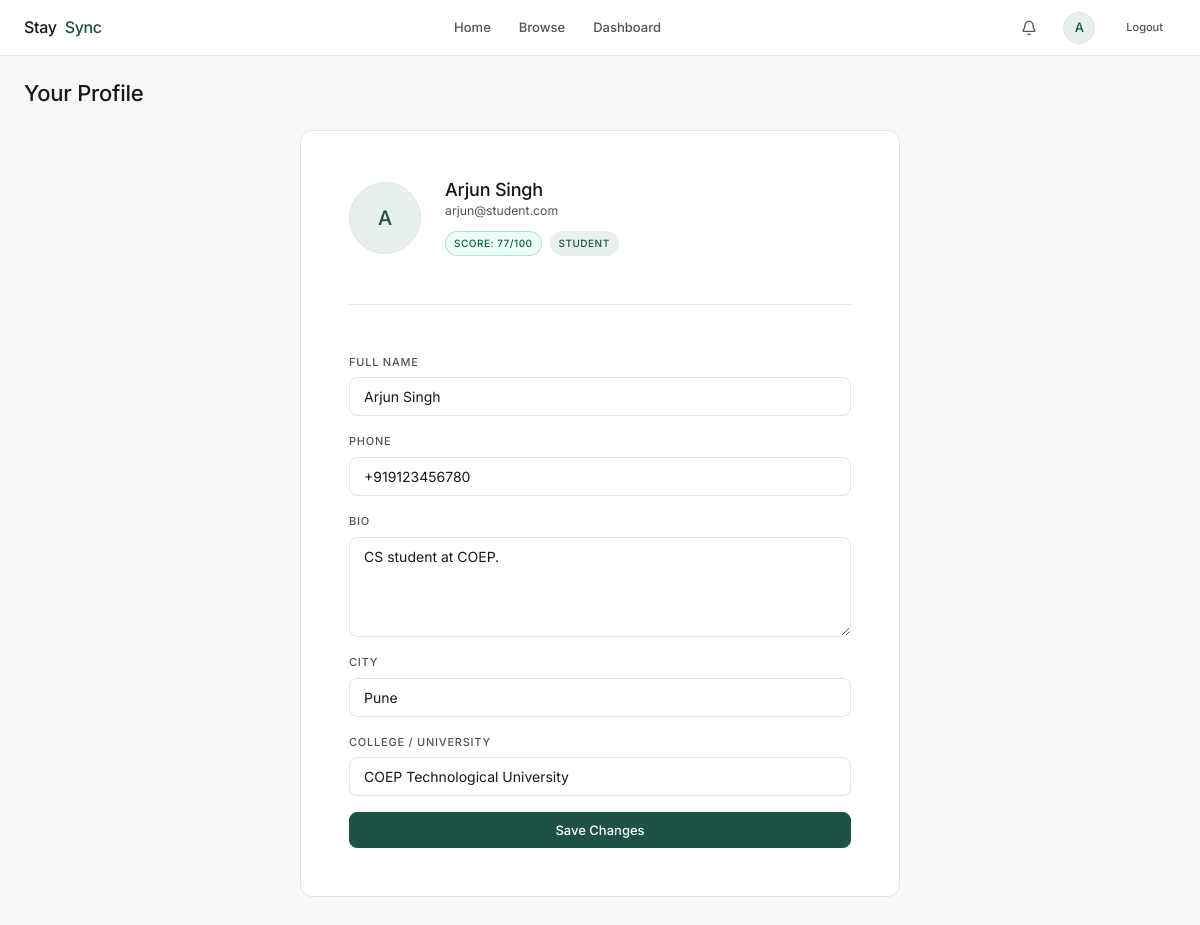
The app's page /student/profile (signed in) with its own data.
### models/user.py (models this page shows, shortened)
class User(UserMixin, db.Model):
    __tablename__ = 'users'
    id = db.Column(db.Integer, primary_key=True)
    full_name = db.Column(db.String(120), nullable=False)
    email = db.Column(db.String(120), unique=True, nullable=False, index=True)
    phone = db.Column(db.String(15), nullable=True)
    password_hash = db.Column(db.String(255), nullable=False)
    role = db.Column(db.String(10), nullable=False)  # 'student' or 'owner'
    profile_photo = db.Column(db.String(255), nullable=True)
    bio = db.Column(db.Text, nullable=True)
    city = db.Column(db.String(100), nullable=True)
    college_or_work = db.Column(db.String(200), nullable=True)
    reliability_score = db.Column(db.Integer, default=100)
    is_profile_complete = db.Column(db.Boolean, default=False)
    created_at = db.Column(db.DateTime, default=datetime.utcnow)
    properties = db.relationship('Property', backref='owner', lazy='dynamic')
    student_holds = db.relationship(
        'Hold',
        foreign_keys='Hold.student_id',
        backref='student',
        lazy='dynamic')
    owner_holds = db.relationship(
        'Hold',
        foreign_keys='Hold.owner_id',
        backref='owner_user',
        lazy='dynamic')
    notifications = db.relationship(
        'Notification',
        backref='user',
        lazy='dynamic',
        order_by='Notification.created_at.desc()')

### routes/student.py (the view, shortened to what this page needs)
@student_bp.route('/profile', methods=['GET', 'POST'])
@login_required
@student_required
def profile():
    return render_template('student/profile.html')

### routes/student.py (called while the page is built)
def student_required(f):
    from functools import wraps
    @wraps(f)
    def decorated(*args, **kwargs):
        if not current_user.is_authenticated or current_user.role != 'student':
            flash('Access denied. Students only.', 'error')
            return redirect(url_for('landing'))
        return f(*args, **kwargs)
    return decorated

### templates/student/profile.html (shortened to what this page needs)
{% extends "base.html" %}
{% block extra_css %}<link rel="stylesheet" href="{{ url_for('static', filename='css/student.css') }}"><link rel="stylesheet" href="{{ url_for('static', filename='css/owner.css') }}">{% endblock %}
{% block content %}
<div class="container">
    <h1 style="margin-bottom:24px">Your Profile</h1>
    <div class="profile-card">
        <div class="profile-avatar-section">
            <div class="avatar avatar-xl">{{ current_user.full_name[0] }}</div>
            <div>
                <h3>{{ current_user.full_name }}</h3>
                <p style="font-size:0.875rem;color:var(--text-secondary)">{{ current_user.email }}</p>
                <div style="margin-top:8px">
                    <span class="badge badge-green">Score: {{ current_user.reliability_score }}/100</span>
                    <span class="badge badge-accent" style="margin-left:4px">{{ current_user.role|title }}</span>
                </div>
            </div>
        </div>
        <form method="POST" action="{{ url_for('student.profile') }}" style="display:flex;flex-direction:column;gap:16px">
            <div class="input-group">
                <label>Full Name</label>
                <input class="input" name="full_name" value="{{ current_user.full_name }}">
            </div>
            <div class="input-group">
                <label>Phone</label>
                <input class="input" name="phone" value="{{ current_user.phone or '' }}">
            </div>
            <div class="input-group">
                <label>Bio</label>
                <textarea class="textarea" name="bio">{{ current_user.bio or '' }}</textarea>
            </div>
            <div class="input-group">
                <label>City</label>
                <input class="input" name="city" value="{{ current_user.city or '' }}">
            </div>
            <div class="input-group">
                <label>College / University</label>
                <input class="input" name="college_or_work" value="{{ current_user.college_or_work or '' }}">
            </div>
            <button type="submit" class="btn btn-primary">Save Changes</button>
        </form>
    </div>
</div>
{% endblock %}

### templates/base.html (shortened to what this page needs)
<!DOCTYPE html>
<html lang="en">
<head>
    <link rel="stylesheet" href="{{ url_for('static', filename='css/variables.css') }}">
    <link rel="stylesheet" href="{{ url_for('static', filename='css/base.css') }}">
    <link rel="stylesheet" href="{{ url_for('static', filename='css/components.css') }}">
    <link rel="stylesheet" href="{{ url_for('static', filename='css/nav.css') }}">
    <link rel="stylesheet" href="{{ url_for('static', filename='css/bed-grid.css') }}">
    {% block extra_css %}{% endblock %}
    <link rel="stylesheet" href="{{ url_for('static', filename='css/responsive.css') }}">
</head>
<body>
    {% if current_user.is_authenticated %}
    <nav class="nav" id="main-nav">
        <div class="nav-inner">
            <a href="/" class="nav-logo">Stay<span>Sync</span></a>
            <div class="nav-links">
                {% if current_user.role == 'student' %}
                <a href="{{ url_for('student.home') }}" class="nav-link {% if request.endpoint == 'student.home' %}active{% endif %}">Home</a>
                <a href="{{ url_for('student.browse') }}" class="nav-link {% if request.endpoint == 'student.browse' %}active{% endif %}">Browse</a>
                <a href="{{ url_for('student.dashboard') }}" class="nav-link {% if request.endpoint == 'student.dashboard' %}active{% endif %}">Dashboard</a>
                {% else %}
                <a href="{{ url_for('owner.home') }}" class="nav-link {% if request.endpoint == 'owner.home' %}active{% endif %}">Home</a>
                <a href="{{ url_for('owner.dashboard') }}" class="nav-link {% if request.endpoint == 'owner.dashboard' %}active{% endif %}">Dashboard</a>
                {% endif %}
            </div>
            <div class="nav-actions">
                <div class="nav-bell" id="notif-bell" onclick="toggleNotifications()">
                    <i data-lucide="bell" style="width: 16px; height: 16px;"></i>
                </div>
                <a href="{% if current_user.role == 'student' %}{{ url_for('student.profile') }}{% else %}{{ url_for('owner.profile') }}{% endif %}" class="nav-avatar-btn">
                    <div class="avatar">{{ current_user.full_name[0] }}</div>
                </a>
                <a href="{{ url_for('auth.logout') }}" class="btn btn-ghost btn-sm">Logout</a>
            </div>
        </div>
    </nav>
    {% endif %}
    <main class="page-content">
        {% block content %}{% endblock %}
    </main>
</body>
</html>

### static/css/variables.css (style rules this page uses)
:root { --bg-base: #F8F8F7; --bg-surface: #FFFFFF; --bg-elevated: #FFFFFF; --bg-hover: #F4F4F5; --accent: #1D5245; --accent-hover: #143A31; --accent-dim: #E8EFEF; --accent-focus: rgba(29, 82, 69, 0.15); --green: #1D9E75; --green-dim: #EBFDF5; --green-border: rgba(29, 158, 117, 0.3); --green-text: #0F5F45; --yellow: #EF9F27; --yellow-dim: #FFFBEB; --yellow-border: rgba(239, 159, 39, 0.3); --yellow-text: #854E0E; --red: #E24B4A; --red-dim: #FEF2F2; --red-border: rgba(226, 75, 74, 0.3); --red-text: #991B1B; --text-primary: #18181B; --text-secondary: #52525B; --text-muted: #71717A; --border: #E4E4E7; --border-strong: #A1A1AA; --border-width: 0.5px; --radius-sm: 8px; --radius-md: 12px; --radius-lg: 12px; --radius-xl: 12px; --radius-full: 9999px; --shadow-sm: none; --shadow-md: none; --shadow-lg: none; --transition: all 0.2s ease-out; --transition-slow: all 0.4s ease-out; --font-display: 'Inter', -apple-system, BlinkMacSystemFont, "Segoe UI", Roboto, Helvetica, Arial, sans-serif; --font-body: 'Inter', -apple-system, BlinkMacSystemFont, "Segoe UI", Roboto, Helvetica, Arial, sans-serif; --space-xs: 8px; --space-sm: 12px; --space-md: 16px; --space-lg: 24px; --space-xl: 48px; --space-2xl: 64px; --space-3xl: 80px; --nav-height: 56px; --sidebar-width: 260px; --container-max: 1200px; }

### static/css/base.css (style rules this page uses)
*, *::before, *::after { margin: 0; padding: 0; box-sizing: border-box; }
html { font-size: 14px; scroll-behavior: smooth; -webkit-font-smoothing: antialiased; -moz-osx-font-smoothing: grayscale; }
body { font-family: var(--font-body); background-color: var(--bg-base); color: var(--text-primary); line-height: 1.7; font-weight: 400; min-height: 100vh; overflow-x: hidden; }
h1, h2, h3, h4, h5, h6 { font-family: var(--font-display); font-weight: 500; line-height: 1.2; letter-spacing: -0.01em; color: var(--text-primary); }
h1 { font-size: 22px; }
h2, h3 { font-size: 18px; }
p { color: var(--text-secondary); line-height: 1.7; font-weight: 400; font-size: 14px; }
a { color: var(--accent); text-decoration: none; transition: var(--transition); font-weight: 500; }
input, textarea, select, button { font-family: var(--font-body); font-size: 14px; outline: none; border: none; background: none; color: var(--text-primary); }
label, .label-style { font-size: 11px; font-weight: 500; text-transform: uppercase; letter-spacing: 0.07em; color: var(--text-secondary); }
.container { width: 100%; max-width: var(--container-max); margin: 0 auto; padding: 0 var(--space-lg); }
.page-content { padding-top: calc(var(--nav-height) + var(--space-lg)); min-height: 100vh; padding-bottom: var(--space-3xl); animation: page-enter 240ms ease-out forwards; }

### static/css/nav.css (style rules this page uses)
.nav { position: fixed; top: 0; left: 0; right: 0; height: var(--nav-height); background: var(--bg-surface); border-bottom: var(--border-width) solid var(--border); z-index: 900; display: flex; align-items: center; }
.nav-inner { width: 100%; max-width: var(--container-max); margin: 0 auto; padding: 0 var(--space-lg); display: flex; align-items: center; justify-content: space-between; }
.nav-logo { display: flex; align-items: center; gap: var(--space-xs); font-family: var(--font-display); font-weight: 500; font-size: 16px; color: var(--text-primary); text-decoration: none; letter-spacing: -0.02em; }
.nav-logo span { color: var(--accent); }
.nav-links { display: flex; align-items: center; gap: 4px; }
.nav-link { padding: 6px 12px; border-radius: var(--radius-sm); font-size: 13px; font-weight: 500; color: var(--text-secondary); transition: var(--transition); text-decoration: none; }
.nav-actions { display: flex; align-items: center; gap: var(--space-md); }
.nav-bell { position: relative; width: 32px; height: 32px; display: flex; align-items: center; justify-content: center; border-radius: var(--radius-sm); cursor: pointer; transition: var(--transition); font-size: 16px; color: var(--text-secondary); }
.nav-avatar-btn { display: flex; align-items: center; gap: var(--space-xs); cursor: pointer; padding: 2px; border-radius: var(--radius-full); transition: var(--transition); }

### static/css/owner.css (style rules this page uses)
.profile-card { max-width: 600px; margin: 0 auto; background: var(--bg-surface); border: 1px solid var(--border); border-radius: var(--radius-lg); padding: var(--space-xl); }
.profile-avatar-section { display: flex; align-items: center; gap: var(--space-lg); margin-bottom: var(--space-xl); padding-bottom: var(--space-xl); border-bottom: 1px solid var(--border); }

### records on screen
User: full_name "A", full_name "Arjun Singh", email "arjun@student.com", reliability_score "77", role "STUDENT", phone "+919123456780", bio "CS student at COEP.", city "Pune", college_or_work "COEP Technological University"
